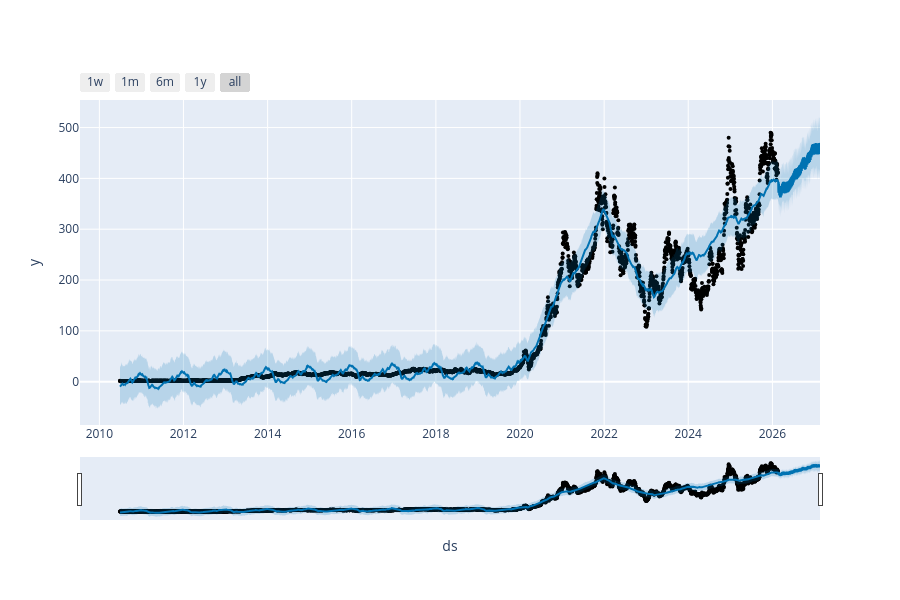

The code cell stored with this chart in its notebook:
### Code cell
import plotly.graph_objs as go
import prophet.plot
import plotly.io as pio

# 1. Den Bug in Prophet beheben
prophet.plot.go = go

# 2. Den Renderer für VS Code sicherheitshalber explizit setzen
pio.renderers.default = "vscode" 

# 3. Plot erstellen und anzeigen
fig = plot_plotly(m, forecast)
fig.show()

### Figure 1 — Plotly figure (JSON) as saved in the notebook; plotly's stock layout.template omitted (floating-point values rounded to 4 significant figures; data arrays with more than 128 entries replaced by an {"elided": "..."} marker saying what was removed)
{"data": [{"marker": {"color": "black", "size": 4}, "mode": "markers", "name": "Actual", "type": "scatter", "x": {"elided": "3934 str values"}, "y": {"elided": "3934 float values"}}, {"hoverinfo": "skip", "line": {"width": 0}, "mode": "lines", "type": "scatter", "x": {"elided": "4299 str values"}, "y": {"elided": "4299 float values"}}, {"fill": "tonexty", "fillcolor": "rgba(0, 114, 178, 0.2)", "line": {"color": "#0072B2", "width": 2}, "mode": "lines", "name": "Predicted", "type": "scatter", "x": {"elided": "4299 str values"}, "y": {"elided": "4299 float values"}}, {"fill": "tonexty", "fillcolor": "rgba(0, 114, 178, 0.2)", "hoverinfo": "skip", "line": {"width": 0}, "mode": "lines", "type": "scatter", "x": {"elided": "4299 str values"}, "y": {"elided": "4299 float values"}}], "layout": {"height": 600, "showlegend": false, "width": 900, "xaxis": {"rangeselector": {"buttons": [{"count": 7, "label": "1w", "step": "day", "stepmode": "backward"}, {"count": 1, "label": "1m", "step": "month", "stepmode": "backward"}, {"count": 6, "label": "6m", "step": "month", "stepmode": "backward"}, {"count": 1, "label": "1y", "step": "year", "stepmode": "backward"}, {"step": "all"}]}, "rangeslider": {"visible": true}, "title": {"text": "ds"}, "type": "date"}, "yaxis": {"title": {"text": "y"}}}}
